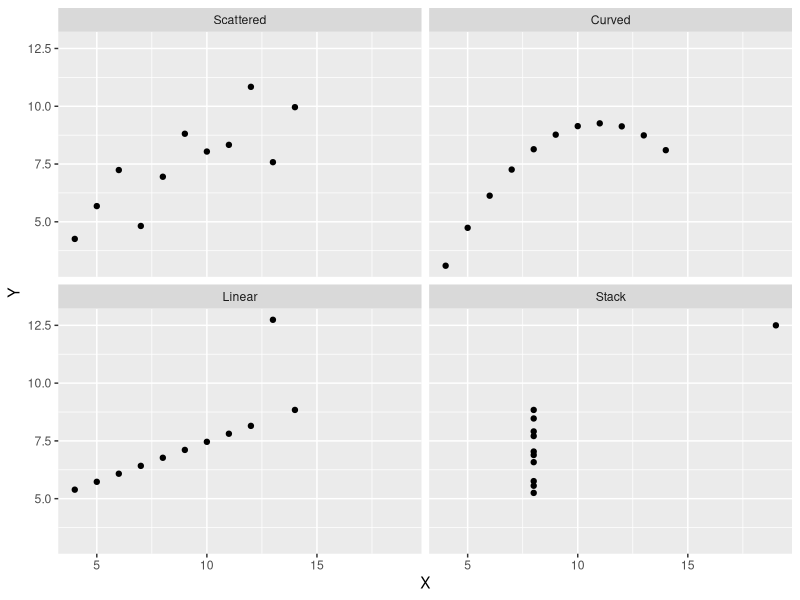
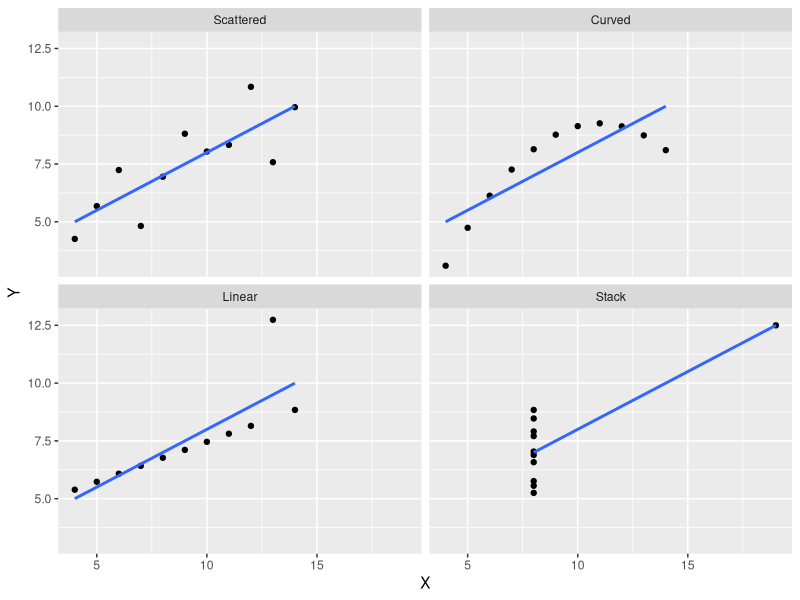

Recreate these plots in R, in order. (Note: this script raises an error after producing the figures.)

#
# Slides 9, 10 -- Anscombe data
#

library(ggplot2)
library(gridExtra)

# Subset and group the Anscombe data for viewing.
ansdata=with(anscombe,
             data.frame(X=c(x1,x2,x3,x4),
                        Y=c(y1,y2,y3,y4),
                        Group=gl(4,
                                 labels=c('Scattered','Curved','Linear','Stack'),
                                 nrow(anscombe))))

# Plot without regression lines.
bare <- ggplot(ansdata,aes(x=X, y=Y)) + geom_point() + facet_wrap(~Group)

# Plot with regression lines.
plt <- ggplot(ansdata,aes(x=X, y=Y)) + geom_point() +
  geom_smooth(method=lm, se=F) + facet_wrap(~Group)

# Tabluate the mean and standard deviation information by group.
mean_tbl <- tableGrob(aggregate(.~Group,data=ansdata,mean),
                      show.rownames = F,
                      cols=c('Mean Values','X','Y'))
sd_tbl   <- tableGrob(aggregate(.~Group,data=ansdata,sd),
                      show.rownames = F,
                      cols=c('Standard Deviation Values','X','Y'))

# Generate panes for the tables and the plot to be arranged.
pcell <- arrangeGrob(mean_tbl,sd_tbl,nrow=2,as.table = F,heights=c(1,1))
dcells <- arrangeGrob(plt,pcell,nrow=1)

# Title for the diagrams.
title <- textGrob(label="Anscombe's Quartet",just="top",
              gp=gpar(fontsize=24,fontface="bold",lineheight=1.2))

# Create the diagrams.
grid.arrange( bare, main=title)
grid.arrange( dcells, main=title, nrow=1)

